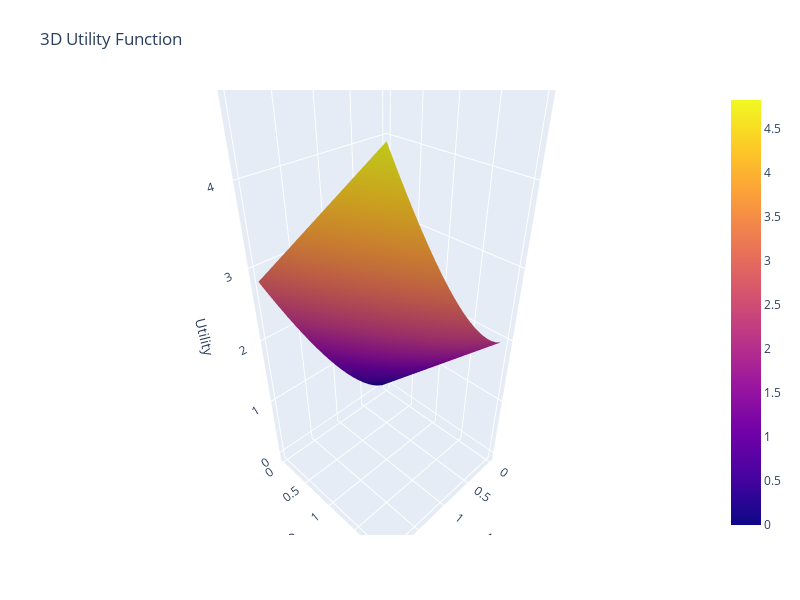

Notebook cell for this chart:
### Markdown cell above
## 3D представление

### Code cell
# если было сделано предыдущее задание
interact(make_3d_plot(x15_u_from_x1_x2), p1=(1, 20000), p2=(1, 20000), budget=(1, 40000))

### Figure 1 — Plotly figure (JSON) as saved in the notebook; plotly's stock layout.template omitted (floating-point values rounded to 4 significant figures; data arrays with more than 128 entries replaced by an {"elided": "..."} marker saying what was removed)
{"data": [{"type": "surface", "x": {"elided": "21x21 float values"}, "y": {"elided": "21x21 float values"}, "z": {"elided": "21x21 float values"}}], "layout": {"autosize": false, "height": 600, "margin": {"b": 65, "l": 65, "r": 50, "t": 90}, "scene": {"xaxis": {"title": {"text": "x1"}}, "yaxis": {"title": {"text": "x2"}}, "zaxis": {"title": {"text": "Utility"}}}, "title": {"text": "3D Utility Function"}, "width": 800}}
